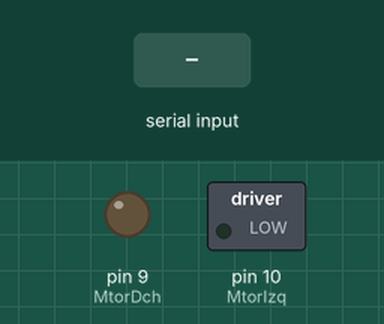
Recording of a sketch running on a simulated Arduino Uno, built with avr-gcc and run on an emulated ATmega328P. Shown: switched loads named in the sketch (green lamp = pin HIGH), output pins drawn as LEDs (lit = HIGH). The test bench sets the inputs (shaded band).

Above: at 1.2 s.
1.3 s: "a" received over the second serial link
At 1.9 s:
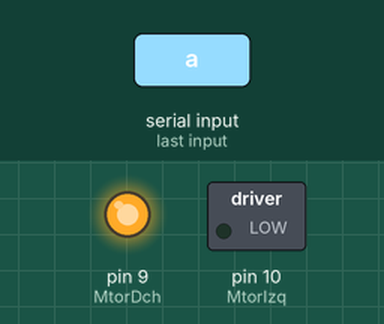
2.8 s: "i" received over the second serial link
At 3.1 s:
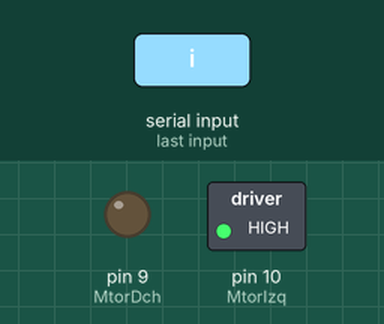
4.3 s: "a" received over the second serial link
At 5.4 s:
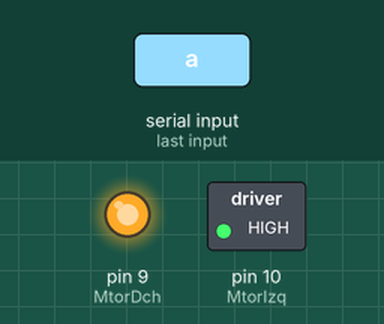
5.8 s: "r" received over the second serial link
At 6.5 s:
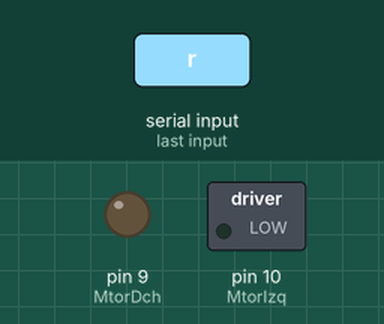
Timing chart, 0 to 8.3 s (numbered marks = the images above; inputs shaded):
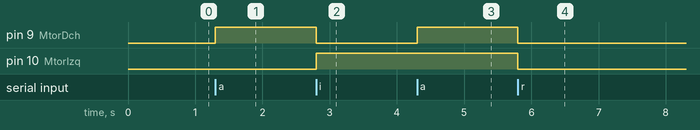

Measured:
- after the input at 1.3 s, pin 9 (MtorDch): LOW → HIGH at once
- after the input at 2.8 s, pin 9 (MtorDch): HIGH → LOW at once; pin 10 (MtorIzq): LOW → HIGH at once
- after the input at 4.3 s, pin 9 (MtorDch): LOW → HIGH at once
- after the input at 5.8 s, pin 9 (MtorDch), pin 10 (MtorIzq): HIGH → LOW at once

The sketch:

Robot_blue.ino
```cpp
//-----------------------------------------------------------------
//PROGRAMA: Robot.blue.ino (DaguBoard Mini Driver// Arduino NG/8)
//Autor: Enrique Rodriguez Vela (enero-2018)
//Descripción:Robot 2WD Controlado por Bluetooth
//-----------------------------------------------------------------

//(--Varibles Motores--)
int MtorDch = 9;
int MtorIzq = 10;
int D0 = 0;
int D1 = 1;
//
//(--Varibles Bluetooth--)
#include <SoftwareSerial.h>   // Incluimos la librería  SoftwareSerial
SoftwareSerial BT(D0,D1);    // Definimos los pines RX y TX del Arduino conectados al Bluetooth
char estado=0;

void setup(){
  Serial.begin(9600);

  pinMode(MtorDch, OUTPUT);
  pinMode(MtorIzq, OUTPUT);
}

void loop(){
  if(BT.available())    // Si llega un dato por el puerto BT se envía al monitor serial
  {
   estado = BT.read();
    //Robot adelante
 if (estado =='a'){
 analogWrite(MtorDch, 255);
 analogWrite(MtorDch, 255);
  }
   //Robot Stop
if(estado=='r'){
 analogWrite(MtorIzq,0);
 analogWrite(MtorDch, 0);
  }
  // Robot Derecha
  if(estado=='d'){
  analogWrite(MtorDch, 255);
 analogWrite(MtorDch, 0);
  }
//Robot Izquierda
  if(estado=='i'){
  analogWrite(MtorIzq,255);
 analogWrite(MtorDch, 0);
  }
  }

 }
```
